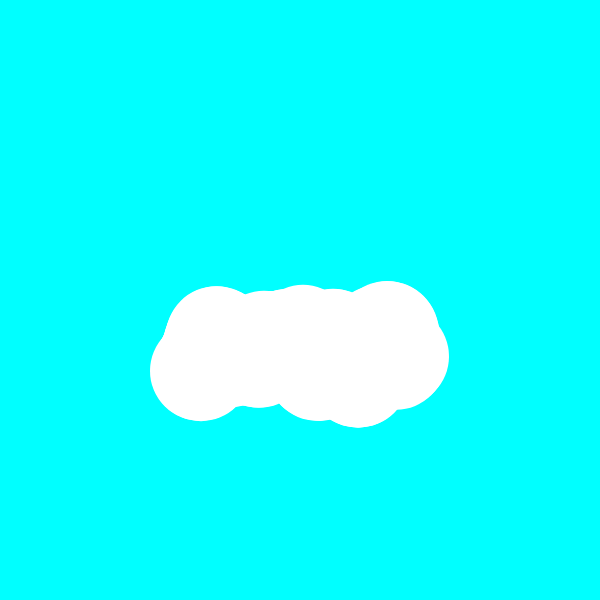
Frame 1 (no input)
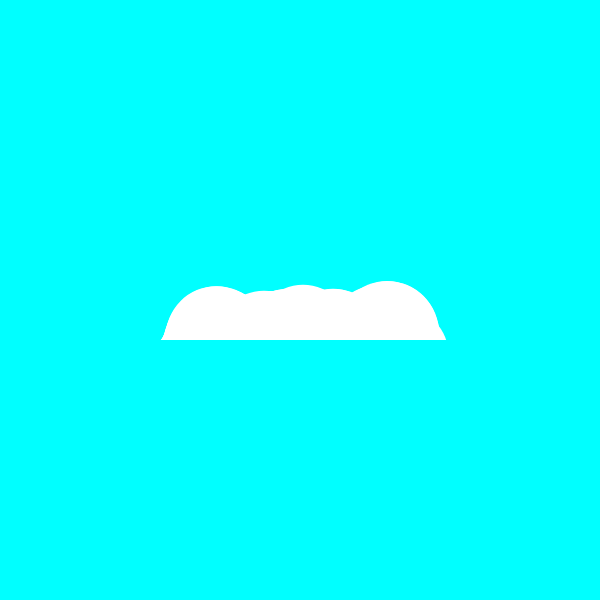
Frame 60 (no input)
Frame 120 (the mouse pressed at the canvas centre since frame 60): identical to frame 60, image omitted

The p5.js sketch that drew these frames (run headless with seeded random() and noise() and a simulated clock; from frame 60 on, the mouse is pressed at the canvas centre):

// p5.js sketch
// ── sketch.js
let cloud
let boxHeight;
let boxOn;

function setup() {
  createCanvas(600, 600);

  cloud = new Cloud(width / 2, height / 2);

  size = createSlider(5, 100, 100, 1);
  pop = createSlider(5, 300, 300, 1);
  box = createSlider(-100, 200, 90, 1);
  boxOn = createCheckbox('Box', true);
  newCloud = createButton('New Cloud');
}

function draw() {
  background(0, 255, 255);

  cloud.show();
  cloud.size = size.value();
  cloud.population = pop.value();
  boxHeight = box.value();
  newCloud.mousePressed(function() {
    cloud = new Cloud(width / 2, height / 2, pop.value());
  });
}

class Cloud {
  constructor(x, y, population) {
    this.x = x;
    this.y = y;
    this.size = 100;
    this.population = population || 200;

    this.puffs = [];
    let xCoords = [];
    for (let i = 0; i < this.population; i++) {
      xCoords.push(i - this.population / 2);
    }

    let t = random(10000);
    for (x of xCoords) {
      this.puffs.push(new Puff(this.x + x, this.y + noise(t) * 100));
      t += 0.05;
    }
  }

  show() {
    for (let puff of this.puffs) {
      fill(255);
      noStroke();
      circle(puff.x, puff.y, this.size);
    }

    if (boxOn.checked()) {
      fill(0, 255, 255);
    } else {
      fill(0, 20);
    }
    rectMode(CENTER);
    rect(this.x, this.y + boxHeight, this.population + this.size, 100);

    for (let puff of this.puffs) {
      // puff.show();
    }
  }
}

class Puff {
  constructor(x, y) {
    this.x = x;
    this.y = y;
  }

  show() {
    fill(0);
    circle(this.x, this.y, 5);
  }
}
